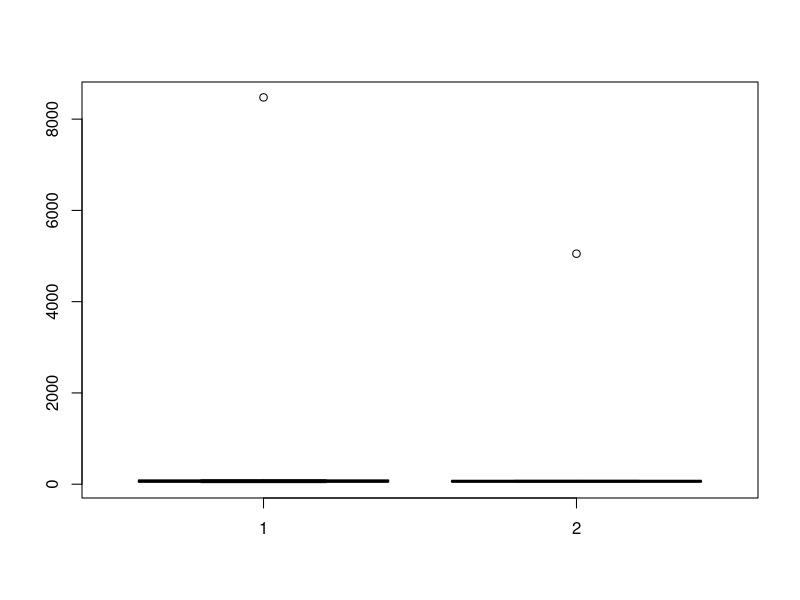

R code for this plot:
A<-c(76, 35, 47, 64, 95, 66, 89, 36, 8476,35,47,64,95,66,89,36,84)
B<-c(51, 56, 84, 60, 59, 70, 63, 66, 5051,56,84,60,59,70,63,66,50 )
mean<-mean(A)
mean
mean1<-mean(B)
mean1
if(mean>mean1){
  print(mean)
} else{
  print(mean1)
}
median<-median(A)
median
median1<-median(B)
median1
if(median>median1){
  print(median)
} else {
  print(median1)
}
boxplot(A,B)